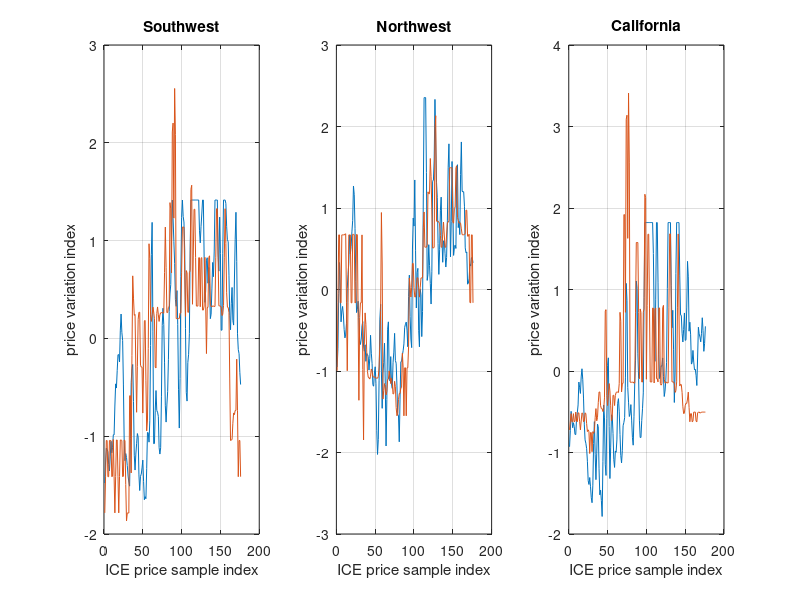
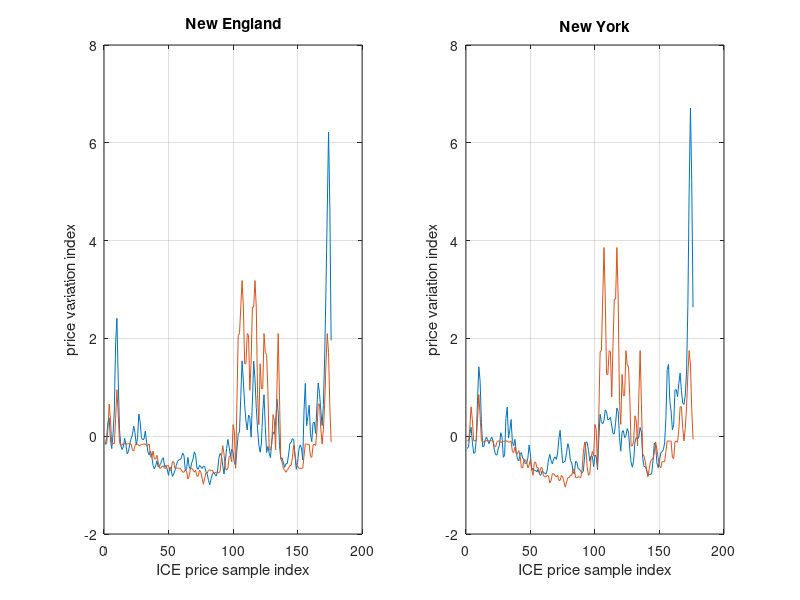

These figures' MATLAB source, in order:
%% WECC
load('SW_Price_comparison.mat')
A = normalize(SW_actual_price);
B = normalize(Sim_price);
A_n = movmean(A,2);
B_n = movmean(B,2);
subplot(1,3,1)
plot(A_n)
hold on
plot(B_n)
grid on 
co = corrcoef(A_n,B_n);
disp(['WECC Southwest correlation  ', num2str(co(3))])
xlabel('ICE price sample index')
ylabel('price variation index')
title('Southwest','fontweight','bold')

load('NW_Price_comparison.mat')
A = normalize(NW_actual_price);
B = normalize(Sim_price);
A_n = movmean(A,2);
B_n = movmean(B,2);
subplot(1,3,2)
plot(A_n)
hold on
plot(B_n)
grid on 
co = corrcoef(A_n,B_n);
disp(['WECC Northwest correlation  ', num2str(co(3))])
xlabel('ICE price sample index')
ylabel('price variation index')
title('Northwest','fontweight','bold')

load('CA_Price_comparison.mat')
A = normalize(CA_actual_price);
B = normalize(Sim_price);
A_n = movmean(A,2);
B_n = movmean(B,2);
subplot(1,3,3)
plot(A_n)
hold on
plot(B_n)
grid on 
co = corrcoef(A_n,B_n);
disp(['WECC California correlation  ', num2str(co(3))])
xlabel('ICE price sample index')
ylabel('price variation index')
title('California','fontweight','bold')

%% NPCC
figure
load('NE_Price_comparison.mat')
A = normalize(NE_actual_price);
B = normalize(Sim_price);
A_n = movmean(A,2);
B_n = movmean(B,2);
subplot(1,2,1)
plot(A_n)
hold on
plot(B_n)
grid on 
co = corrcoef(A_n,B_n);
disp(['NPCC New England correlation  ', num2str(co(3))])
xlabel('ICE price sample index')
ylabel('price variation index')
title('New England','fontweight','bold')

load('NY_Price_comparison.mat')
A = normalize(NY_actual_price);
B = normalize(Sim_price);
A_n = movmean(A,2);
B_n = movmean(B,2);
subplot(1,2,2)
plot(A_n)
hold on
plot(B_n)
grid on 
co = corrcoef(A_n,B_n);
disp(['NPCC New York correlation  ', num2str(co(3))])
xlabel('ICE price sample index')
ylabel('price variation index')
title('New York','fontweight','bold')
